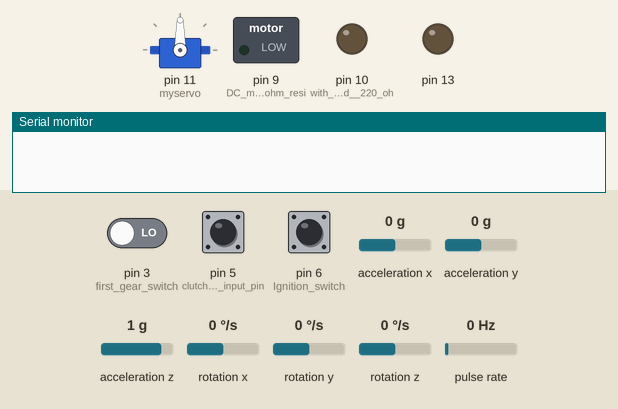
Recording of a sketch running on a simulated Arduino Uno, built with avr-gcc and run on an emulated ATmega328P. Shown: servo, switched loads named in the sketch (green lamp = pin HIGH), output pins drawn as LEDs (lit = HIGH), the last lines printed to the serial monitor. Wiring (inferred from the names in the program): pulse sensor: data pin 2. Inputs (shaded band) come from the test bench; at power-on: pin 6 (Ignition_switch) LOW, pin 3 (first_gear_switch) LOW, acceleration x 0 g, pin 5 (clutch_button_input_pin) LOW, acceleration y 0 g, acceleration z 1 g, rotation x 0 °/s, rotation y 0 °/s, rotation z 0 °/s, pulse rate 0 Hz.

Above: at 4.2 s.
4.3 s: pin 6 (Ignition_switch) pulled HIGH for 0.15 s
At 4.38 s:
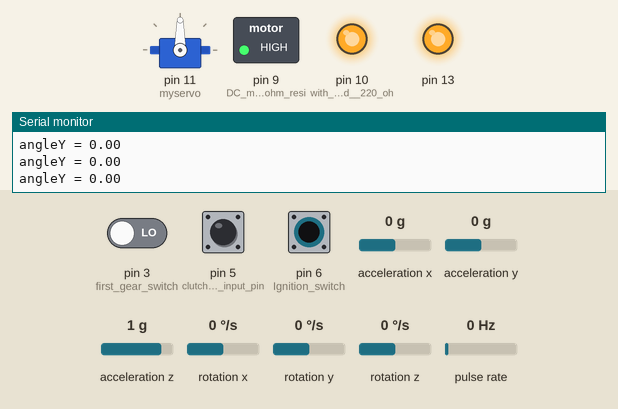
5.9 s: pin 6 (Ignition_switch) pulled HIGH for 3.2 s
At 10.1 s:
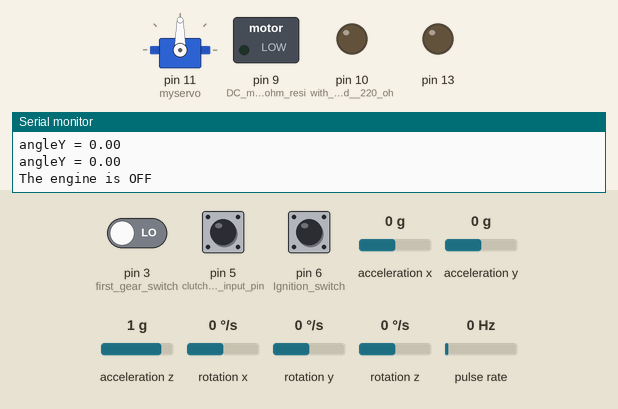
10.6 s: pin 3 (first_gear_switch) driven HIGH and pin 6 (Ignition_switch) driven HIGH
At 11.8 s:
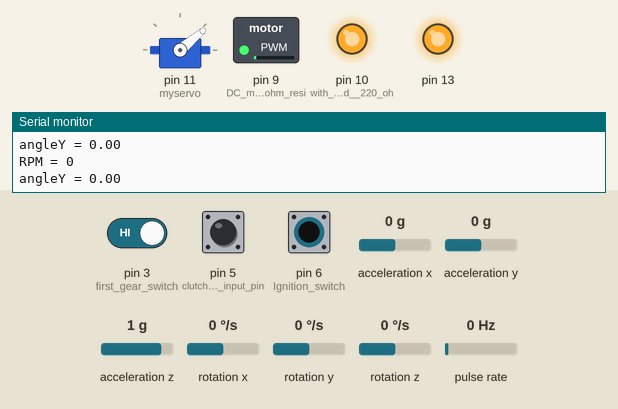
12.1 s: acceleration x set to 0.3 g
At 13.9 s:
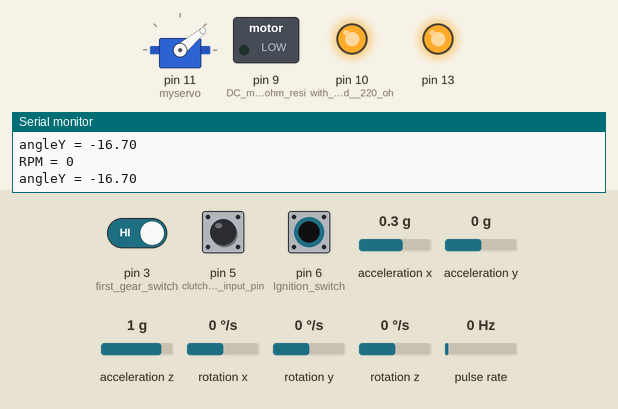
14.5 s: pin 5 (clutch_button_input_pin) pulled HIGH for 0.15 s
At 15.3 s:
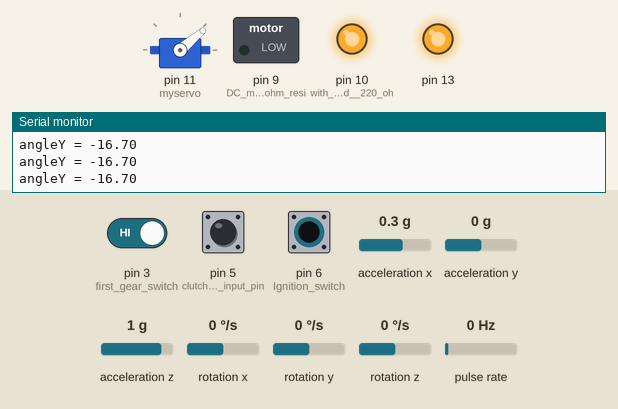
16.2 s: pin 3 (first_gear_switch) driven LOW
At 16.6 s:
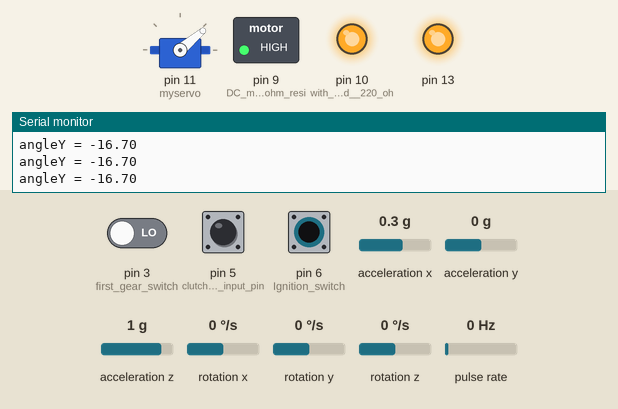
Timing chart, 0 to 18.7 s (numbered marks = the images above; inputs shaded):
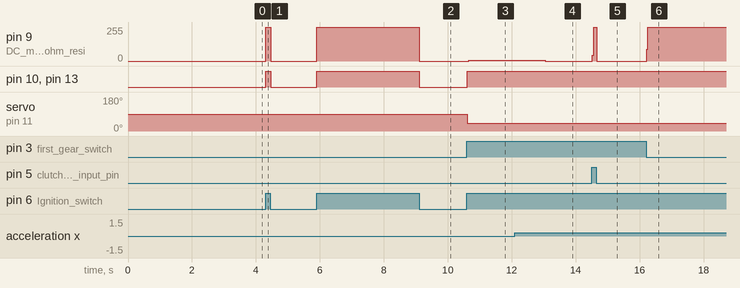

Measured:
- after the input at 4.3 s, pin 9 (DC_motor_and_100_ohm_resi): 0/255 → 255/255 at once, → 0/255 0.16 s later; pin 10 (with_resistor_and__220_oh), pin 13: LOW → HIGH at once, → LOW 0.16 s later
- after the input at 5.9 s, pin 9 (DC_motor_and_100_ohm_resi): 0/255 → 255/255 at once, → 0/255 3.2 s later; pin 10 (with_resistor_and__220_oh), pin 13: LOW → HIGH at once, → LOW 3.2 s later
- after the input at 10.6 s, pin 9 (DC_motor_and_100_ohm_resi): 0/255 → 7/255 after 0.05 s; pin 10 (with_resistor_and__220_oh), pin 13: LOW → HIGH at once; servo on pin 11 (myservo): 90° → 40° at once
- after the input at 12.1 s, pin 9 (DC_motor_and_100_ohm_resi): 7/255 → 0/255 after 0.95 s
- after the input at 14.5 s, pin 9 (DC_motor_and_100_ohm_resi): 0/255 → 255/255 at once, → 0/255 0.14 s later
- after the input at 16.2 s, pin 9 (DC_motor_and_100_ohm_resi): 0/255 → 255/255 at once

The sketch:

only_y.ino
```cpp
#include <MPU6050_tockn.h>
#include <Wire.h>
#include <Servo.h>
int encoder_pin = 2; // pulse output from the module
unsigned int rpm=0; // rpm reading
volatile byte pulses=0; // number of pulses
unsigned long timeold=0;
// number of pulses per revolution
// based on your encoder disc
unsigned int pulsesperturn = 12;

void counter()
{
   //Update count
   pulses++;
}
int pos =0;
Servo myservo;
MPU6050 mpu6050(Wire);
void setup()
{
  Serial.begin(9600);
  pinMode(encoder_pin, INPUT);
   //Interrupt 0 is digital pin 2
   //Triggers on Falling Edge (change from HIGH to LOW)
   attachInterrupt(0, counter, FALLING);
   // Initialize
  Wire.begin();
  mpu6050.begin();
  mpu6050.calcGyroOffsets(true);
  myservo.attach(11);         // servo motor output pin
  pinMode(5,INPUT);          // clutch button input pin
  pinMode(3,INPUT);          // first gear switch
  pinMode(4,INPUT);          // reverse gear switch
 pinMode(6,INPUT);          // Ignition switch
 pinMode(9,OUTPUT);         // DC motor and 100 ohm resistor
 pinMode(10,OUTPUT);         // with resistor and  220 ohm resistor
 pinMode(13,OUTPUT);
}

void loop() {

  if(digitalRead(6)==1)          //if ignition is ON
  {
    {
      digitalWrite(13,HIGH);    // LED will glow when ignited
     mpu6050.update();
  Serial.print("\nangleY = ");
  Serial.print(mpu6050.getAngleY());
   if (millis() - timeold >= 100) {
      //Don't process interrupts during calculations
      detachInterrupt(0);
      rpm = (60 * 1000 / pulsesperturn )/ (millis() - timeold)* pulses;
      timeold = millis();
      pulses = 0;
      Serial.print("\nRPM = ");
      Serial.println(rpm,DEC);
      //Restart the interrupt processing
      attachInterrupt(0, counter, FALLING);
      // put your main code here, to run repeatedly:
  }
    digitalWrite(10,HIGH);
    digitalWrite(9,HIGH);
  }
  if(digitalRead(5)==0)          // if clutch is not engaged
  {
  if((mpu6050.getAngleY()>=(-20))&&(digitalRead(3)==1))    // Inclined gyroscope angle=-15 and declined gyroscope angle is +5
  {
    myservo.write(pos=40);
   digitalWrite(10,HIGH);
   digitalWrite(9,LOW);

  }

  if((mpu6050.getAngleY()<(-20))&&(mpu6050.getAngleY()<5))
  {
   digitalWrite(8,HIGH);
    digitalWrite(9,HIGH);
    myservo.write(pos=0);
  }

 if((mpu6050.getAngleY()>=5)&&(digitalRead(4)==1))     //decline angle
   {
    myservo.write(pos=-60);
    digitalWrite(10,HIGH);
    digitalWrite(9,LOW);
  }
  }
   if(digitalRead(6)==0)     // else function for ignition and engine=0
  {
    digitalWrite(13,LOW);
     digitalWrite(10,LOW);
  digitalWrite(9,LOW);
    Serial.println("\nThe engine is OFF");
  }
  }
}
```
